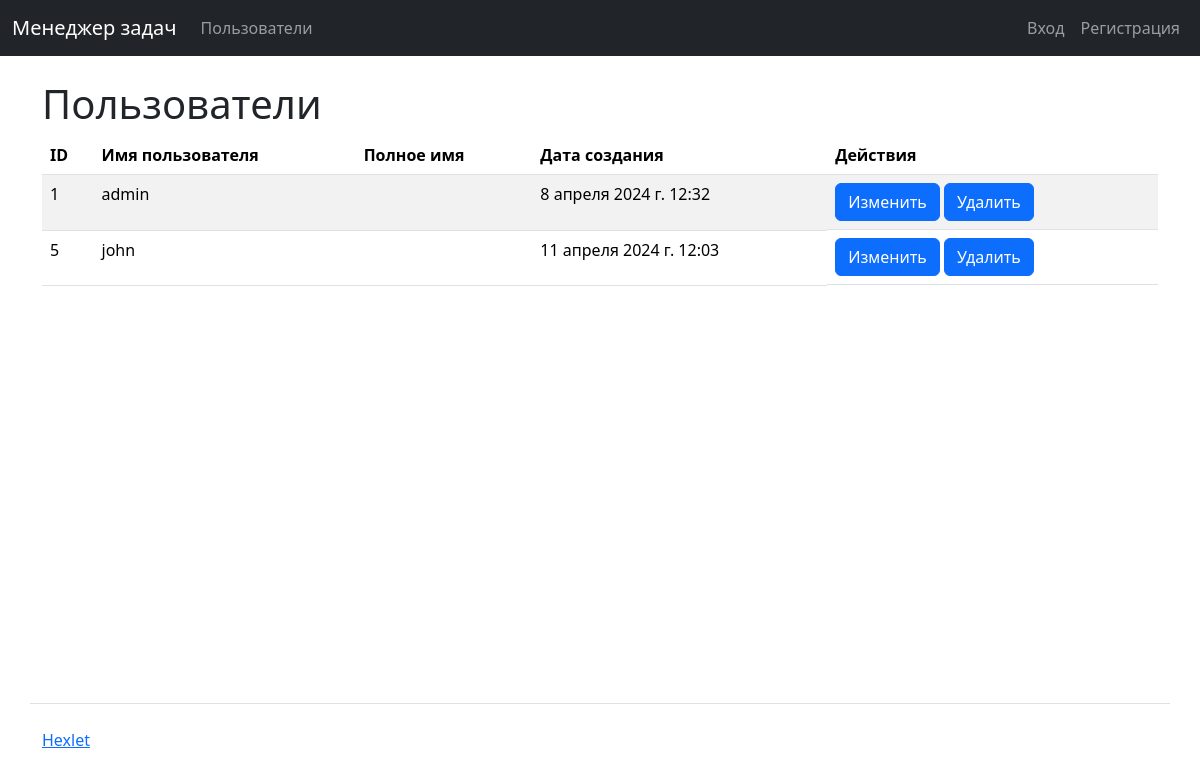
/users/, run on an earlier commit of the app's database.
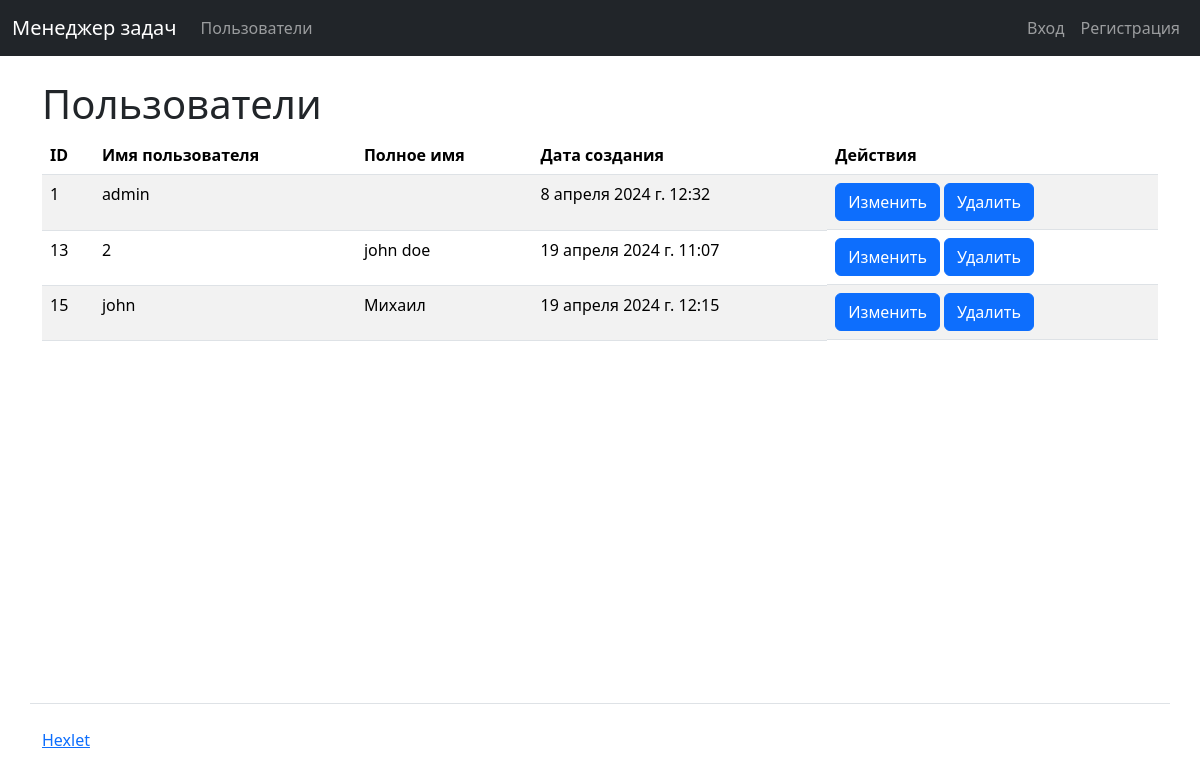
And on a later commit of the database.
### task_manager/users/models.py (models this page shows)
class User(AbstractUser):
    pass

### task_manager/users/views.py (the view)
# urls.py: path('', views.UsersView.as_view(), name='users'),
class UsersView(View):
    def get(self, request):
        users = User.objects.all()
        return render(request, 'users/index.html', context={'users': users})

### task_manager/users/templates/users/index.html
{% extends "application.html" %}
{% load i18n %}
{% block header %}
    <h1>{% translate 'app_users' %}</h1>
{% endblock %}
{% block content %}
    <table class="table table-striped">
        <thead>
            <tr>
                <th>{% translate 'id' %}</th>
                <th>{% translate 'user_name' %}</th>
                <th>{% translate 'full_name' %}</th>
                <th>{% translate 'created_at' %}</th>
                <th>{% translate 'actions' %}</th>
            </tr>
        </thead>
        <tbody>
            {% for user in users %}
                <tr>
                    <td>{{ user.id }}</td>
                    <td>{{ user.username }}</td>
                    <td>{{ user.first_name}} {{user.last_name }}</td>
                    <td>{{ user.date_joined }}</td>
                    <td class="d-flex">
                        <a href="{% url 'users' %}{{ user.id }}/update/" class="btn btn-primary me-1">{% translate 'edit_user_btn' %}</a>
                        <a href="{% url 'users' %}{{ user.id }}/delete/" class="btn btn-primary me-1">{% translate 'remove' %}</a>
                    </td>
                </tr>
            {% endfor %}
        </tbody>
    </table>
{% endblock %}

What changed in the data, as far as the page shows it:
removed User: id "5", username "john", date_joined "11 апреля 2024 г. 12:03"
added User: id "13", username "2", first_name "john", last_name "doe", date_joined "19 апреля 2024 г. 11:07"
added User: id "15", username "john", first_name "Михаил", date_joined "19 апреля 2024 г. 12:15"
